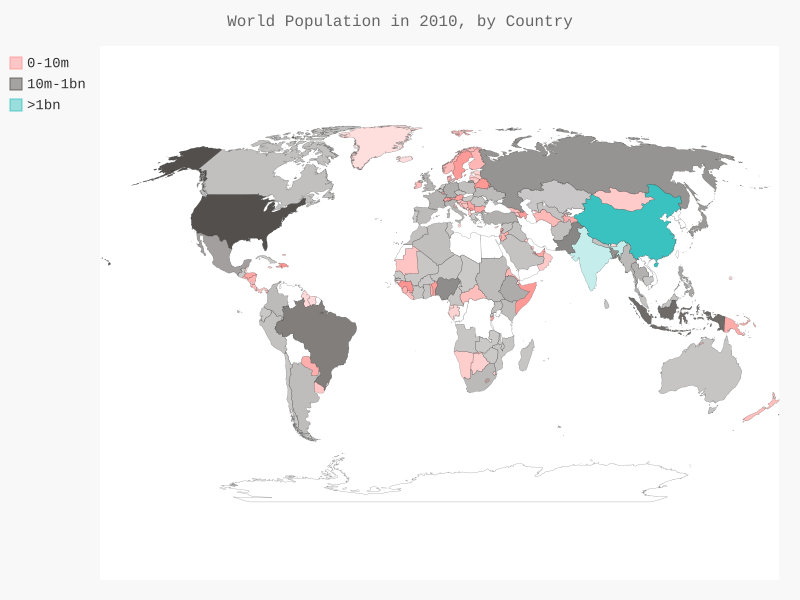

Write Python code to recreate this figure.
import json
from country_codes import get_country_code
import pygal_maps_world.maps
from pygal.style import RotateStyle
from pygal.style import LightColorizedStyle
# 将数据加载到一个列表中
filename = 'population_data.json'
with open(filename) as f:
    pop_data = json.load(f)
cc_populations = {}
# 打印每个国家2010年的人口数量
for pop_dict in pop_data:
    if pop_dict['Year'] == '2010':
        country_name = pop_dict['Country Name']
        population = int(float(pop_dict['Value']))
        # 显示国家名字＋人口
        # print(country_name + ": " + str(population))
        code = get_country_code(country_name)
        if code:
            cc_populations[code] = population
        else:
            if country_name == 'American Samoa':
                cc_populations['AS'] = population
            elif country_name == 'AG':
                cc_populations['AG'] = population
            elif country_name == ['AW']:
                cc_populations['AW'] = population

# 根据人口数量将所有的国家分成三组
cc_pops_1, cc_pops_2, cc_pops_3 = {}, {}, {}
for cc, pop in cc_populations.items():
    if pop < 10000000:
        cc_pops_1[cc] = pop
    elif pop < 1000000000:
        cc_pops_2[cc] = pop
    else:
        cc_pops_3[cc] = pop
# 看看每组分别包含多少个国家
print(len(cc_pops_1), len(cc_pops_2), len(cc_pops_3))
# 自由设置颜色
# wm_style = RotateStyle('#000000')
# 设置颜色为亮色
wm_style = LightColorizedStyle
# 即自由设置颜色，又设置颜色为亮色
# wm_style = RotateStyle('#336699', base_style=LightColorizedStyle)
wm = pygal_maps_world.maps.World(style=wm_style)

wm.title = 'World Population in 2010, by Country'
wm.add('0-10m', cc_pops_1)
wm.add('10m-1bn', cc_pops_2)
wm.add('>1bn', cc_pops_3)
wm.render_to_file('world_population.svg')
